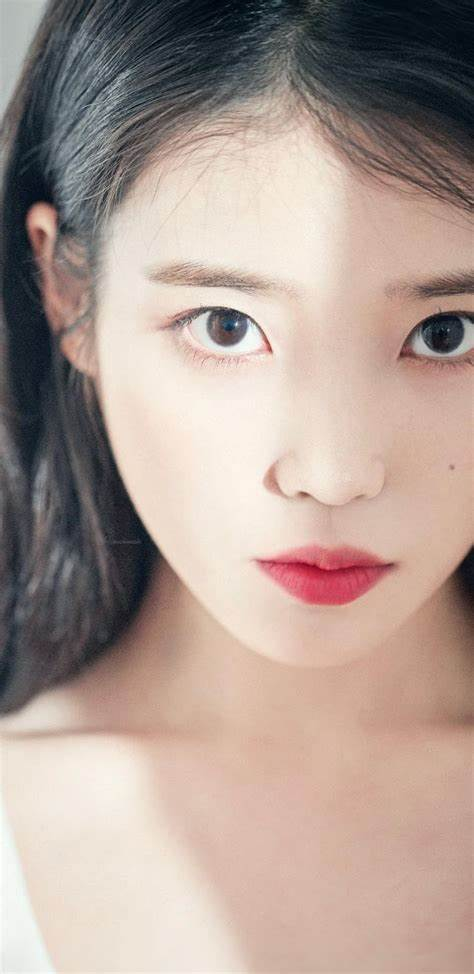
#> input picture data/test.jpg, 474 x 974 px
$ python OpenCV_5.py
#> lines starting #> are read from the running program, lines starting #| are printed output that depends on the picture
# OpenCV 강좌 : 제 5강 - 대칭

# 대칭 (Flip, Symmetry)

'''
대칭(Flip)은 기하학적인 측면에서 반사(reflection)의 의미를 갖는다.
2차원 유클리드 공간에서의 기하학적인 변환의 하나로 R^2(2차원 유클리드 공간) 위의 선형 변환을 진행함
대칭은 변환할 행렬(이미지)에 대해 2X2 행렬을 왼쪽 곱셈을 진행함.
즉, 'p' 형태의 물체에 Y축 대칭을 적용한다면 'q'형태를 갖게 됨
그러므로, 원본 행렬(이미지)에 각 축에 대한 대칭을 적용했을 때, 단순히 원본 행렬에서 축에 따라 재매핑을 적용하면 대칭된 행렬을 얻을 수 있다.
'''

# 메인 코드
import os

os.chdir(r'C:\Users\USER\Desktop\vs코드\wkit_vs\OpenCV_study')
import cv2

src = cv2.imread('./data/test.jpg', cv2.IMREAD_COLOR)
#> src is the input picture: shape (974, 474, 3); mean B, G, R 148.2, 156.4, 174.3
dst = cv2.flip(src, 0)
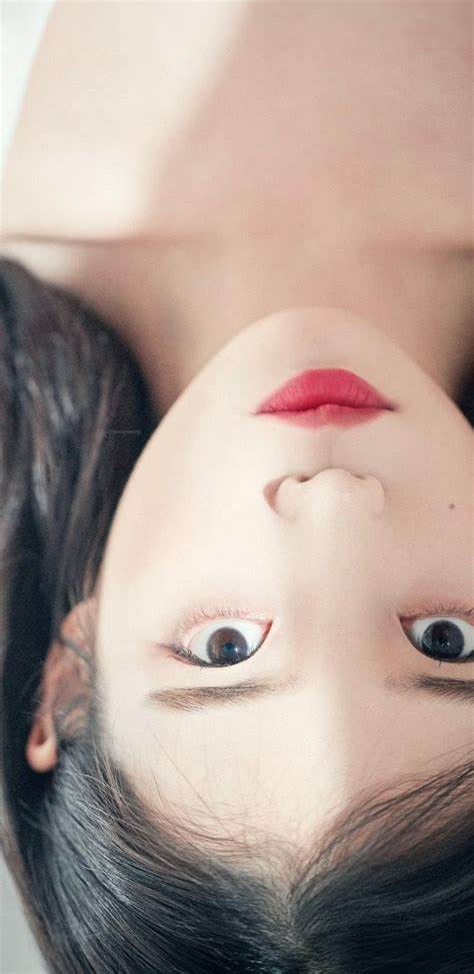
#> dst: shape (974, 474, 3); mean B, G, R 148.2, 156.4, 174.3

cv2.imshow('src', src)
cv2.imshow('dst', dst)
cv2.waitKey()
cv2.destroyAllWindows()

# 세부 코드

# src = cv2.imread('./data/test.jpg', cv2.IMREAD_COLOR)
'''
이미지 입력 함수(cv3.imread)를 통해 원본 이미지로 사용할 src를 선언하고 로컬 경로에서 이미지 파일을 읽어 옴
'''

# dst = cv2.flip(src, 0)
'''
대칭함수(cv2.flip)로 이미지를 대칭
dst = cv2.flip(src, flipCode)는 원본 이미지(src)에 대칭 축(flipCode)을 기준으로 대칭한 출력 이미지(dst)를 반환
대칭 축은 상술ㄹ 입력해 대칭할 축을 설정할 수 있다.
flipCode < 0 XY축 대칭(상하좌우 대칭)
flipCode = 0 X 축 대칭(상하 대칭)
flipCode > 0 Y 축 대칭(좌우 대칭)
'''

# [4 lines of commented-out code are left out]

'''
이미지 표시 함수(cv2.imshow)와 키 입력 대기 함수(cv2.waitKey)로 윈도우 창에 이미지를 띄울 수 있다.
이미지 표시 함수는 여러 개의 윈도우 창을 띄울 수 있으며, 동일한 이미지도 여러 개의 윈도우 창으로도 띄울 수 있다.
단, 윈도우 창의 제목은 중복되지 않게 작성함
키 입력 대기 함수로 키가 입력될 때 까지 윈도우 창이 유지되도록 구성함
키 입력 이후, 모든 윈도우 창 제거 함수(cv2.destroyAllWindows)를 이용하여 모든 윈도우 창을 닫음
'''
